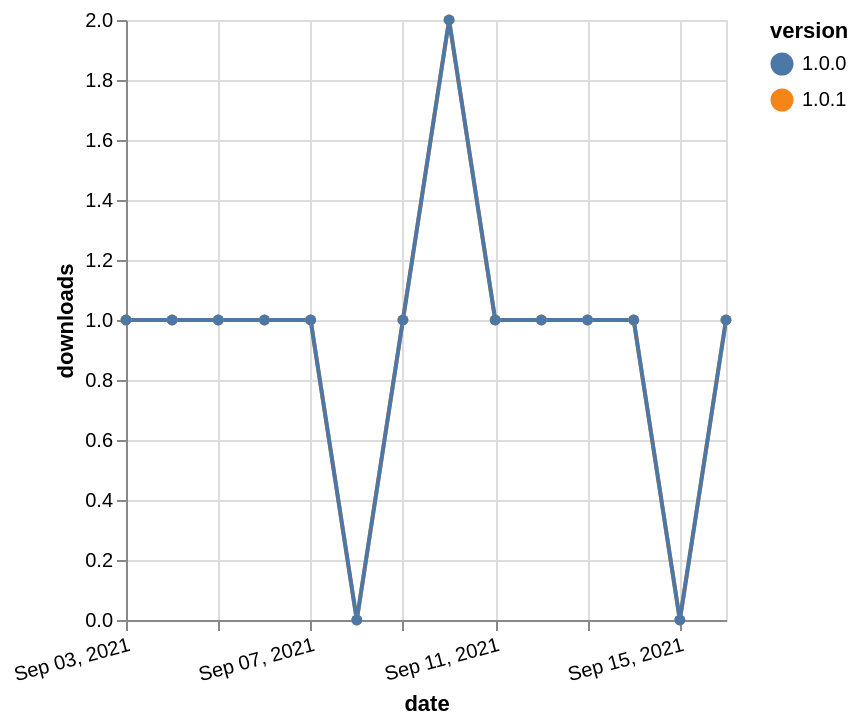

Vega-Lite specification for this chart:
### Vega-Lite specification from a JSON file in a GitHub repository (floating-point values rounded to 4 significant figures)
{"$schema": "https://vega.github.io/schema/vega-lite/v5.json", "description": "A simple bar chart with embedded data.", "data": {"values": [{"date": "2021-09-03", "total": 148, "delta": 1, "version": "1.0.1"}, {"date": "2021-09-04", "total": 149, "delta": 1, "version": "1.0.1"}, {"date": "2021-09-05", "total": 150, "delta": 1, "version": "1.0.1"}, {"date": "2021-09-06", "total": 151, "delta": 1, "version": "1.0.1"}, {"date": "2021-09-07", "total": 152, "delta": 1, "version": "1.0.1"}, {"date": "2021-09-08", "total": 152, "delta": 0, "version": "1.0.1"}, {"date": "2021-09-09", "total": 153, "delta": 1, "version": "1.0.1"}, {"date": "2021-09-10", "total": 155, "delta": 2, "version": "1.0.1"}, {"date": "2021-09-11", "total": 156, "delta": 1, "version": "1.0.1"}, {"date": "2021-09-12", "total": 157, "delta": 1, "version": "1.0.1"}, {"date": "2021-09-13", "total": 158, "delta": 1, "version": "1.0.1"}, {"date": "2021-09-14", "total": 159, "delta": 1, "version": "1.0.1"}, {"date": "2021-09-15", "total": 159, "delta": 0, "version": "1.0.1"}, {"date": "2021-09-16", "total": 160, "delta": 1, "version": "1.0.1"}, {"date": "2021-09-03", "total": 174, "delta": 1, "version": "1.0.0"}, {"date": "2021-09-04", "total": 175, "delta": 1, "version": "1.0.0"}, {"date": "2021-09-05", "total": 176, "delta": 1, "version": "1.0.0"}, {"date": "2021-09-06", "total": 177, "delta": 1, "version": "1.0.0"}, {"date": "2021-09-07", "total": 178, "delta": 1, "version": "1.0.0"}, {"date": "2021-09-08", "total": 178, "delta": 0, "version": "1.0.0"}, {"date": "2021-09-09", "total": 179, "delta": 1, "version": "1.0.0"}, {"date": "2021-09-10", "total": 181, "delta": 2, "version": "1.0.0"}, {"date": "2021-09-11", "total": 182, "delta": 1, "version": "1.0.0"}, {"date": "2021-09-12", "total": 183, "delta": 1, "version": "1.0.0"}, {"date": "2021-09-13", "total": 184, "delta": 1, "version": "1.0.0"}, {"date": "2021-09-14", "total": 185, "delta": 1, "version": "1.0.0"}, {"date": "2021-09-15", "total": 185, "delta": 0, "version": "1.0.0"}, {"date": "2021-09-16", "total": 186, "delta": 1, "version": "1.0.0"}]}, "width": "container", "mark": {"type": "line", "point": {"filled": true}}, "encoding": {"x": {"field": "date", "type": "temporal", "timeUnit": "yearmonthdate", "title": "date", "axis": {"labelAngle": -15}}, "y": {"field": "delta", "type": "quantitative", "title": "downloads"}, "color": {"field": "version", "type": "nominal"}, "tooltip": {"field": "delta"}}}
